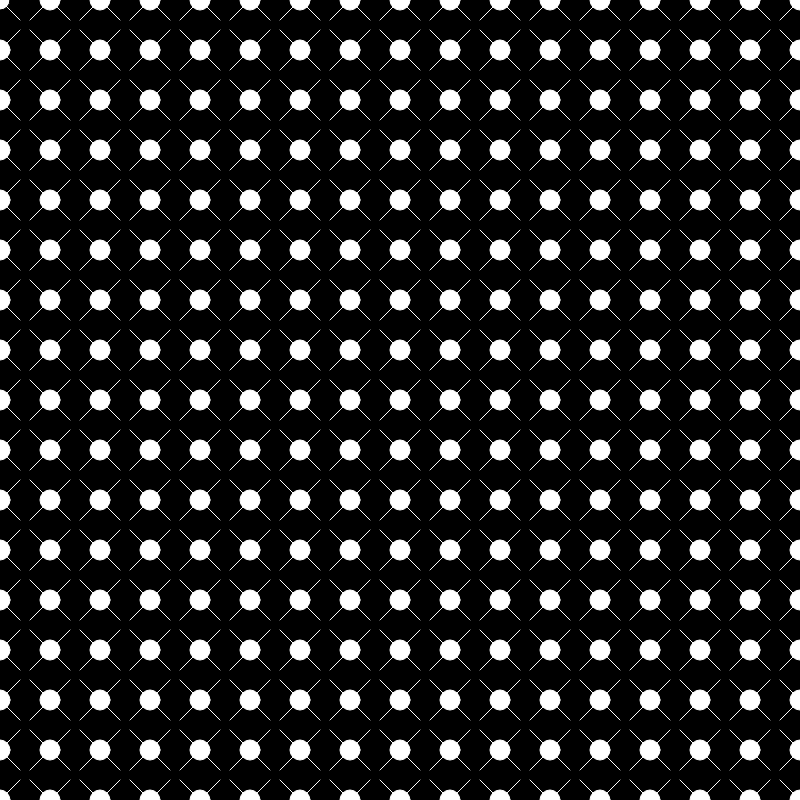
Frame 1 (no input)
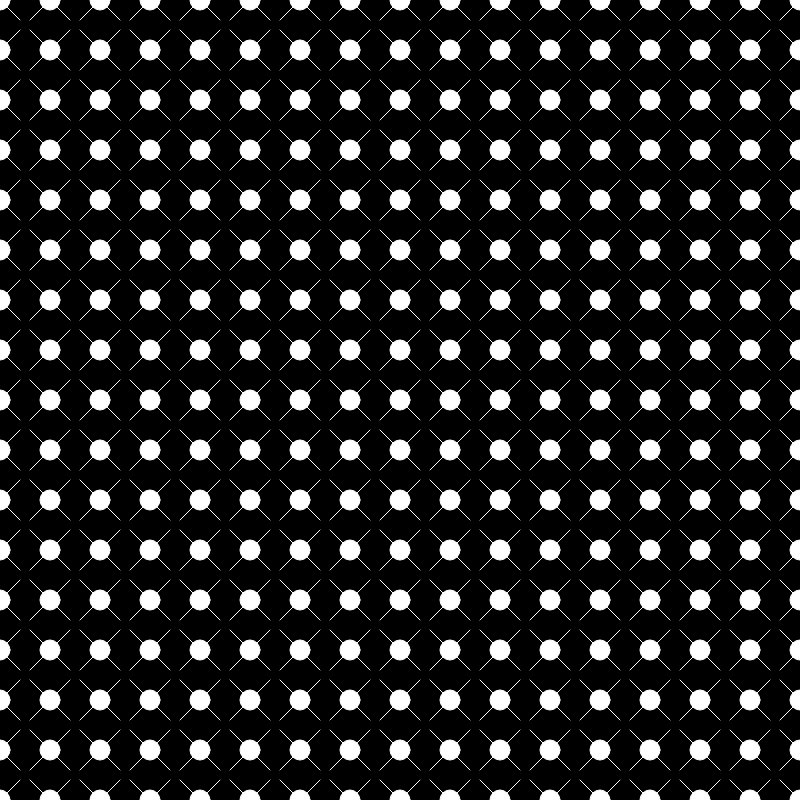
Frame 60 (no input)
Frame 120 (the mouse pressed at the canvas centre since frame 60): identical to frame 60, image omitted

The p5.js sketch that drew these frames (run headless with seeded random() and noise() and a simulated clock; from frame 60 on, the mouse is pressed at the canvas centre):

// p5.js sketch
// ── sketch.js
function setup() {
  createCanvas(800, 800);
}

function draw() {
  background(0);
  //dibujemos la figura 3 veces en ubicaciones cualquiera
  //miFigura(100,300);
  //miFigura(400,400);
  //miFigura(0,0);

  // dibujemos varias veces para el lado
  // for (let i = 0; i < 40; i++) {
  //   miFigura(50 * i, 20 * i);
  // }

  //dibujemos varias veces en filas y columnas
  for (let i = 0; i < 25; i++) {
    for (let j = 0; j < 25; j++) {
      miFigura(50 * i, 50 * j);
    }
  }
}

function miFigura(centroX, centroY) {
  ellipse(centroX, centroY, 20, 20);
  stroke(255);
  line(centroX, centroY, centroX - 20, centroY - 20);
  line(centroX, centroY, centroX + 20, centroY - 20);
  line(centroX, centroY, centroX + 20, centroY + 20);
  line(centroX, centroY, centroX - 20, centroY + 20);
}
